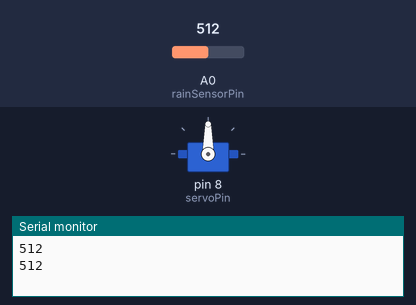
A sketch run on a simulated Arduino Uno, built with avr-gcc and run on an emulated ATmega328P. Shown: servo, the last lines printed to the serial monitor. The test bench sets the inputs (shaded band); at power-on: A0 (rainSensorPin) = 512.

Above: at 3.1 s.
3.2 s: A0 (rainSensorPin) set to 691
4.7 s: A0 (rainSensorPin) set to 717
At 5.88 s:
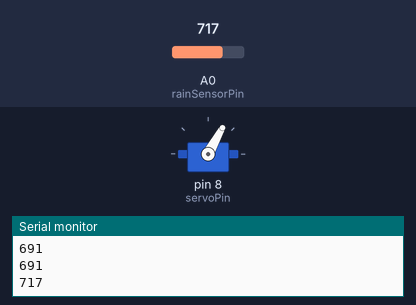
At 7.7 s:
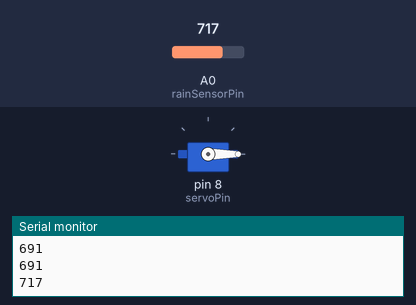
Timing chart, 0 to 9.2 s (numbered marks = the images above; inputs shaded):
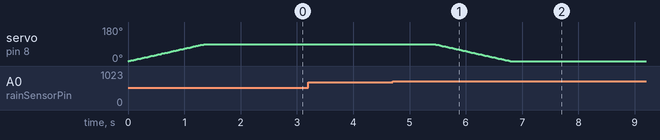

The sketch:

code.ino
```cpp
#include <Servo.h>

Servo myServo;  // Create a Servo object
int rainSensorPin = A0;  // Define the analog pin for the raindrop sensor
int servoPin = 8;  // Define the digital pin for the servo motor
int threshold = 700;  // Set the threshold value to detect rain

void setup() {
  myServo.attach(servoPin);  // Attach the servo to the specified pin
  myServo.write(0);  // Initialize the servo position at 0 degrees
  pinMode(rainSensorPin, INPUT);  // Set the raindrop sensor pin as input
  Serial.begin(9600);  // Initialize serial communication for debugging
}

void loop() {
  int sensorValue = analogRead(rainSensorPin);  // Read the value from the raindrop sensor
  Serial.println(sensorValue);  // Print the sensor value for debugging

  int currentPos = myServo.read();  // Get the current position of the servo

  if (sensorValue < threshold) {  // If rain is detected
    for (int pos = currentPos; pos <= 90; pos++) {  // Gradually move to 90 degrees
      myServo.write(pos);
      delay(15);  // Small delay for smooth movement
    }
  } else {
    for (int pos = currentPos; pos >= 0; pos--) {  // Gradually move back to 0 degrees
      myServo.write(pos);
      delay(15);  // Small delay for smooth movement
    }
  }

  delay(1000);  // Wait for a second before reading the sensor again
}
```

Measured:
- the behaviour switches between 699 and 700 on A0 (rainSensorPin) (found by bisection; images 0 and 1)
- after the input at 4.7 s, servo on pin 8 (servoPin): moves from 90° to 0° over 1.4 s, starting after 0.73 s
